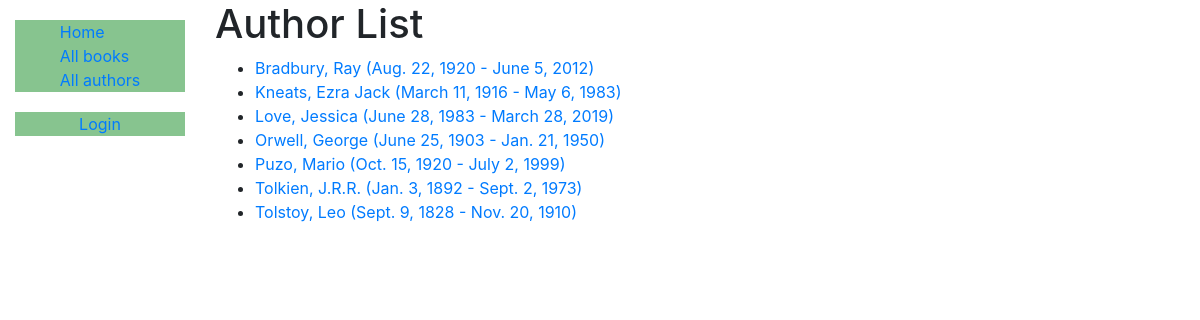
Screenshot of /catalog/authors/ with the database file from the repository.
### catalog/models.py (models this page shows)
class Author (models.Model):
    first_name = models.CharField(max_length=100)
    last_name = models.CharField(max_length=100)
    date_of_birth = models.DateField(null=True, blank=True)
    date_of_death = models.DateField('died', null=True, blank=True)
    class Meta:
        ordering = ['last_name', 'first_name']
    def get_absolute_url(self):
        return reverse('author-detail', args=[str(self.id)])
    def __str__(self):
        return f'{self.last_name}, {self.first_name}'

### catalog/views.py (the view)
# urls.py: path('authors/', views.AuthorListView.as_view(), name='authors'),
class AuthorListView(generic.ListView):
    model = Author
    paginate_by = 10

### catalog/templates/catalog/author_list.html
{% extends "base_generic.html" %}
{% block content %}
<h1>Author List</h1>
{% if author_list %}
  <ul>
  {% for author in author_list %}
    <li>
      <a href="{{ author.get_absolute_url }}">
      {{ author }} ({{author.date_of_birth}} - {% if author.date_of_death %}{{author.date_of_death}}{% endif %})
      </a>
    </li>
  {% endfor %}
 </ul>
{% else %}
  <p>There are no authors available.</p>
{% endif %}
{% endblock %}

### rows the page displays
Author: last_name+first_name "Bradbury, Ray", date_of_birth "Aug. 22, 1920", date_of_death "June 5, 2012"
Author: last_name+first_name "Kneats, Ezra Jack", date_of_birth "March 11, 1916", date_of_death "May 6, 1983"
Author: last_name+first_name "Love, Jessica", date_of_birth "June 28, 1983", date_of_death "March 28, 2019"
Author: last_name+first_name "Orwell, George", date_of_birth "June 25, 1903", date_of_death "Jan. 21, 1950"
Author: last_name+first_name "Puzo, Mario", date_of_birth "Oct. 15, 1920", date_of_death "July 2, 1999"
Author: last_name+first_name "Tolkien, J.R.R.", date_of_birth "Jan. 3, 1892", date_of_death "Sept. 2, 1973"
Author: last_name+first_name "Tolstoy, Leo", date_of_birth "Sept. 9, 1828", date_of_death "Nov. 20, 1910"
